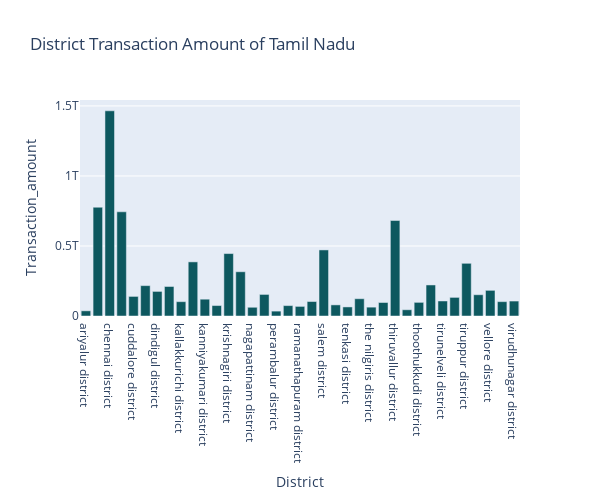
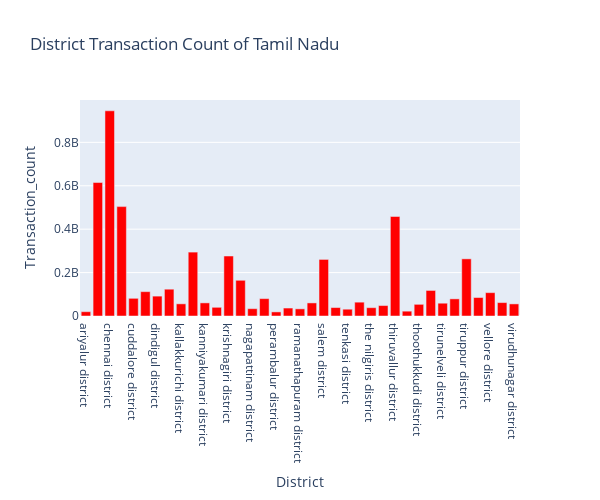

Notebook cell for these charts, in order:
### Code cell
Map_Trans_dist = map_Transaction_District(Map_Trans,"Tamil Nadu")

### Figure 1 — Plotly figure (JSON) as saved in the notebook; plotly's stock layout.template omitted (floating-point values rounded to 4 significant figures)
{"data": [{"alignmentgroup": "True", "hovertemplate": "District=%{x}<br>Transaction_amount=%{y}<extra></extra>", "legendgroup": "", "marker": {"color": "rgb(13, 88, 95)", "pattern": {"shape": ""}}, "name": "", "offsetgroup": "", "orientation": "v", "showlegend": false, "textposition": "auto", "type": "bar", "x": ["ariyalur district", "chengalpattu district", "chennai district", "coimbatore district", "cuddalore district", "dharmapuri district", "dindigul district", "erode district", "kallakkurichi district", "kancheepuram district", "kanniyakumari district", "karur district", "krishnagiri district", "madurai district", "nagapattinam district", "namakkal district", "perambalur district", "pudukkottai district", "ramanathapuram district", "ranipet district", "salem district", "sivaganga district", "tenkasi district", "thanjavur district", "the nilgiris district", "theni district", "thiruvallur district", "thiruvarur district", "thoothukkudi district", "tiruchirappalli district", "tirunelveli district", "tirupathur district", "tiruppur district", "tiruvannamalai district", "vellore district", "viluppuram district", "virudhunagar district"], "xaxis": "x", "y": [36950000000.0, 776700000000.0, 1465000000000.0, 743900000000.0, 139900000000.0, 216900000000.0, 175600000000.0, 210700000000.0, 102300000000.0, 386400000000.0, 120000000000.0, 74680000000.0, 445800000000.0, 315900000000.0, 62330000000.0, 154000000000.0, 34870000000.0, 74220000000.0, 68570000000.0, 103300000000.0, 471700000000.0, 79340000000.0, 64750000000.0, 123400000000.0, 63180000000.0, 96360000000.0, 681700000000.0, 44600000000.0, 97360000000.0, 221600000000.0, 107300000000.0, 132900000000.0, 376200000000.0, 151900000000.0, 183200000000.0, 102400000000.0, 106700000000.0], "yaxis": "y"}], "layout": {"barmode": "relative", "height": 500, "legend": {"tracegroupgap": 0}, "title": {"text": "District Transaction Amount of Tamil Nadu"}, "width": 600, "xaxis": {"anchor": "y", "domain": [0, 1], "title": {"text": "District"}}, "yaxis": {"anchor": "x", "domain": [0, 1], "title": {"text": "Transaction_amount"}}}}

### Figure 2 — Plotly figure (JSON) as saved in the notebook; plotly's stock layout.template omitted (floating-point values rounded to 4 significant figures)
{"data": [{"alignmentgroup": "True", "hovertemplate": "District=%{x}<br>Transaction_count=%{y}<extra></extra>", "legendgroup": "", "marker": {"color": "rgb(255,0,0)", "pattern": {"shape": ""}}, "name": "", "offsetgroup": "", "orientation": "v", "showlegend": false, "textposition": "auto", "type": "bar", "x": ["ariyalur district", "chengalpattu district", "chennai district", "coimbatore district", "cuddalore district", "dharmapuri district", "dindigul district", "erode district", "kallakkurichi district", "kancheepuram district", "kanniyakumari district", "karur district", "krishnagiri district", "madurai district", "nagapattinam district", "namakkal district", "perambalur district", "pudukkottai district", "ramanathapuram district", "ranipet district", "salem district", "sivaganga district", "tenkasi district", "thanjavur district", "the nilgiris district", "theni district", "thiruvallur district", "thiruvarur district", "thoothukkudi district", "tiruchirappalli district", "tirunelveli district", "tirupathur district", "tiruppur district", "tiruvannamalai district", "vellore district", "viluppuram district", "virudhunagar district"], "xaxis": "x", "y": [19858708, 614935195, 945415403, 504053774, 81457556, 112197341, 91586818, 123505926, 56054398, 294386105, 60420207, 40083424, 276324690, 164539208, 33708243, 80035950, 18879336, 36683280, 32927989, 60316901, 260696245, 38907146, 31335679, 63759801, 38349731, 48133689, 458579056, 22251163, 53751860, 117774675, 58971354, 78928871, 263284764, 85134475, 107591452, 61768747, 55752602], "yaxis": "y"}], "layout": {"barmode": "relative", "height": 500, "legend": {"tracegroupgap": 0}, "title": {"text": "District Transaction Count of Tamil Nadu"}, "width": 600, "xaxis": {"anchor": "y", "domain": [0, 1], "title": {"text": "District"}}, "yaxis": {"anchor": "x", "domain": [0, 1], "title": {"text": "Transaction_count"}}}}
